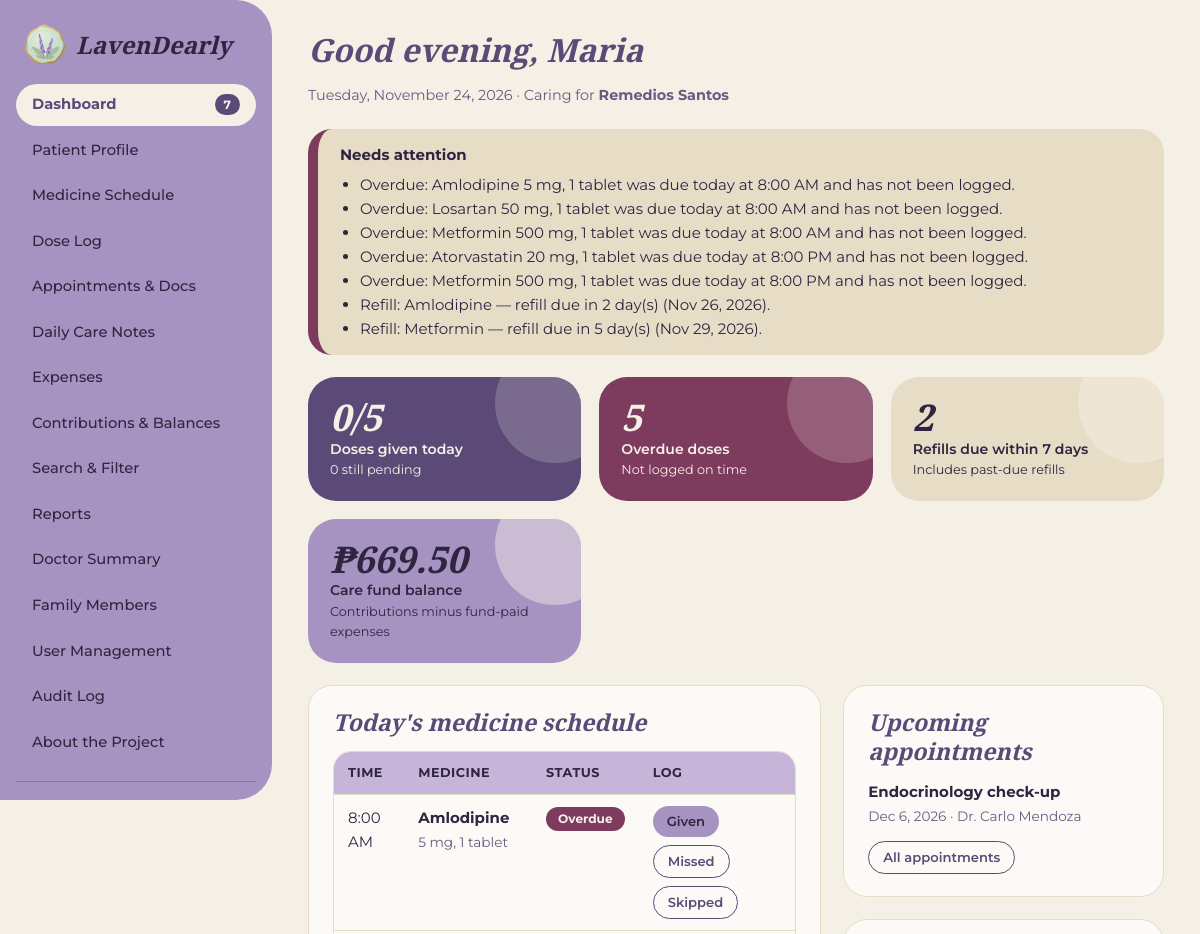
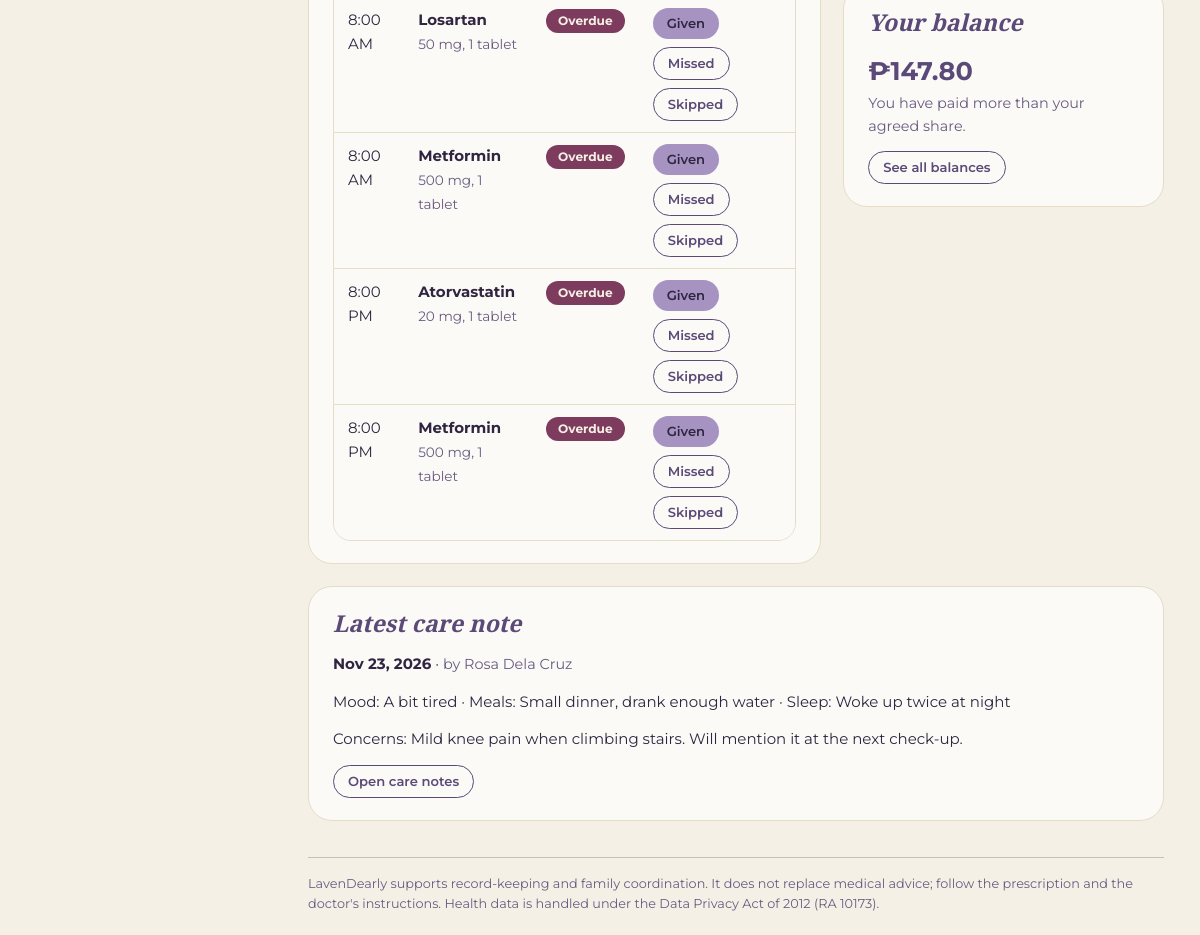
/dashboard.php (signed in), run on the app's committed database (2 pictures, top to bottom).
### tables this page shows
CREATE TABLE users (
  id            INT UNSIGNED AUTO_INCREMENT PRIMARY KEY,
  full_name     VARCHAR(100) NOT NULL,
  username      VARCHAR(40)  NOT NULL UNIQUE,
  email         VARCHAR(120) NOT NULL,
  password_hash VARCHAR(255) NOT NULL,
  role          ENUM('admin','caregiver','contributor') NOT NULL,
  relationship  VARCHAR(60)  NOT NULL DEFAULT '',
  share_percent DECIMAL(5,2) NOT NULL DEFAULT 0 CHECK (share_percent >= 0 AND share_percent <= 100),
  is_active     TINYINT(1)   NOT NULL DEFAULT 1,
  created_at    DATETIME     NOT NULL
);

CREATE TABLE patient (
  id               INT UNSIGNED PRIMARY KEY,
  full_name        VARCHAR(100) NOT NULL,
  birthdate        DATE NULL,
  allergies        TEXT NULL,
  conditions       TEXT NULL,
  primary_doctor   VARCHAR(120) NULL,
  doctor_contact   VARCHAR(120) NULL,
  emergency_contacts TEXT NULL,
  updated_at       DATETIME NULL
);

CREATE TABLE medicines (
  id              INT UNSIGNED AUTO_INCREMENT PRIMARY KEY,
  name            VARCHAR(100) NOT NULL,
  dose            VARCHAR(60)  NOT NULL,
  times_of_day    VARCHAR(100) NOT NULL,            
  start_date      DATE NOT NULL,
  refill_date     DATE NULL,
  end_date        DATE NULL,
  prescribing_doctor VARCHAR(120) NULL,
  status          ENUM('active','discontinued') NOT NULL DEFAULT 'active'
);

CREATE TABLE appointments (
  id         INT UNSIGNED AUTO_INCREMENT PRIMARY KEY,
  type       ENUM('visit','lab','prescription') NOT NULL,
  title      VARCHAR(150) NOT NULL,
  doctor     VARCHAR(120) NULL,
  appt_date  DATE NOT NULL,
  notes      TEXT NULL,
  file_path  VARCHAR(255) NULL,
  created_by INT UNSIGNED NOT NULL,
  created_at DATETIME NOT NULL,
  FOREIGN KEY (created_by) REFERENCES users(id)
);

CREATE TABLE care_notes (
  id         INT UNSIGNED AUTO_INCREMENT PRIMARY KEY,
  note_date  DATE NOT NULL,
  mood       VARCHAR(80)  NULL,
  meals      VARCHAR(255) NULL,
  sleep      VARCHAR(120) NULL,
  concerns   TEXT NULL,
  created_by INT UNSIGNED NOT NULL,
  created_at DATETIME NOT NULL,
  FOREIGN KEY (created_by) REFERENCES users(id)
);

### config/db.php (called while the page is built, shortened)
<?php
function db(): PDO
{
    static $pdo = null;
    if ($pdo === null) {
        try {
            $pdo = new PDO(
                'mysql:host=' . DB_HOST . ';dbname=' . DB_NAME . ';charset=utf8mb4',
                DB_USER,
                DB_PASS,
                [
                    PDO::ATTR_ERRMODE            => PDO::ERRMODE_EXCEPTION,
                    PDO::ATTR_DEFAULT_FETCH_MODE => PDO::FETCH_ASSOC,
                    PDO::ATTR_EMULATE_PREPARES   => false,
                ]
            );
        } catch (PDOException $ex) {
            http_response_code(500);
            exit('<h2 style="font-family:sans-serif">LavenDearly could not connect to the database.</h2>'
                . '<p style="font-family:sans-serif">Start MySQL, import <code>database/lavendearly.sql</code>, '
                . 'and check <code>config/db.php</code>.</p>');
        }
    }
    return $pdo;
}

### dashboard.php (the view, shortened to what this page needs)
<?php
require __DIR__ . '/includes/functions.php';
$me = require_login();
$pdo = db();
$today = date('Y-m-d');
$sched    = scheduled_doses($today);
$counts   = ['given' => 0, 'missed' => 0, 'skipped' => 0, 'overdue' => 0, 'pending' => 0];
foreach ($sched as $s) $counts[$s['state']]++;
$overdue  = overdue_doses(1);
$refills  = refills_due();
$st = $pdo->prepare('SELECT * FROM appointments WHERE appt_date >= ? ORDER BY appt_date, id LIMIT 5');
$st->execute([$today]);
$appts = $st->fetchAll();
$bal = balances();
$mine = null;
foreach ($bal['rows'] as $r) if ((int)$r['id'] === (int)$me['id']) $mine = $r;
$note = $pdo->query('SELECT n.*, u.full_name FROM care_notes n JOIN users u ON u.id = n.created_by ORDER BY n.note_date DESC, n.id DESC LIMIT 1')->fetch();
$patient = $pdo->query('SELECT full_name FROM patient WHERE id = 1')->fetch();
$hour = (int)date('G');
$greet = $hour < 12 ? 'Good morning' : ($hour < 18 ? 'Good afternoon' : 'Good evening');
include __DIR__ . '/includes/header.php';
?>
<div class="page-head">
  <div>
    <h1><?= $greet ?>, <?= e(explode(' ', $me['full_name'])[0]) ?></h1>
    <p class="muted"><?= date('l, F j, Y') ?> · Caring for <strong><?= e($patient['full_name'] ?? 'the patient') ?></strong></p>
  </div>
</div>
<?php if ($overdue || $refills): ?>
<div class="alert-band" role="alert">
  <strong>Needs attention</strong>
  <ul>
    <?php foreach ($overdue as $o): ?>
      <li>Overdue: <?= e($o['name']) ?> <?= e($o['dose']) ?> was due <?= $o['date'] === $today ? 'today' : fdate($o['date']) ?> at <?= ftime($o['time']) ?> and has not been logged.</li>
    <?php endforeach; ?>
    <?php foreach ($refills as $r): $left = (int)floor((strtotime($r['refill_date']) - strtotime($today)) / 86400); ?>
      <li>Refill: <?= e($r['name']) ?> —
        <?= $left < 0 ? 'refill date passed ' . abs($left) . ' day(s) ago' : ($left === 0 ? 'refill due today' : "refill due in $left day(s)") ?> (<?= fdate($r['refill_date']) ?>).</li>
    <?php endforeach; ?>
  </ul>
</div>
<?php endif; ?>
<div class="grid g4" style="margin-bottom:22px">
  <div class="stat s-plum"><div class="num"><?= $counts['given'] ?>/<?= count($sched) ?></div><div class="lbl">Doses given today</div><div class="sub"><?= $counts['pending'] ?> still pending</div></div>
  <div class="stat <?= $counts['overdue'] ? 's-berry' : 's-dusty' ?>"><div class="num"><?= count($overdue) ?></div><div class="lbl">Overdue doses</div><div class="sub">Not logged on time</div></div>
  <div class="stat s-beige"><div class="num"><?= count($refills) ?></div><div class="lbl">Refills due within <?= REFILL_WARN_DAYS ?> days</div><div class="sub">Includes past-due refills</div></div>
  <div class="stat s-dusty"><div class="num"><?= peso($bal['fund']) ?></div><div class="lbl">Care fund balance</div><div class="sub">Contributions minus fund-paid expenses</div></div>
</div>
<div class="split">
  <section class="card">
    <h2>Today's medicine schedule</h2>
    <?php if (!$sched): ?><div class="empty">No medicines are scheduled today.</div><?php else: ?>
    <div class="table-wrap"><table>
      <thead><tr><th>Time</th><th>Medicine</th><th>Status</th><?php if (can('dose.log')): ?><th>Log</th><?php endif; ?></tr></thead>
      <tbody>
      <?php foreach ($sched as $s): ?>
        <tr>
          <td><?= ftime($s['time']) ?></td>
          <td><strong><?= e($s['name']) ?></strong><br><span class="muted small"><?= e($s['dose']) ?></span></td>
          <td><?= chip($s['state']) ?>
              <?php if ($s['log']): ?><br><span class="muted small">by <?= e($s['log']['logger']) ?><?= $s['log']['actual_time'] ? ' at ' . ftime($s['log']['actual_time']) : '' ?></span><?php endif; ?></td>
          <?php if (can('dose.log')): ?>
          <td>
            <?php if (!$s['log']): ?>
            <form method="post" action="doselog.php" class="actions">
              <button class="btn btn-sm btn-dusty" name="status" value="given">Given</button>
              <button class="btn btn-sm btn-ghost" name="status" value="missed">Missed</button>
              <button class="btn btn-sm btn-ghost" name="status" value="skipped">Skipped</button>
            </form>
            <?php else: ?><span class="muted small">Logged</span><?php endif; ?>
          </td>
          <?php endif; ?>
        </tr>
      <?php endforeach; ?>
      </tbody>
    </table></div>
    <?php endif; ?>
  </section>
  <div>
    <section class="card">
      <h2>Upcoming appointments</h2>
      <?php foreach ($appts as $a): ?>
        <p><strong><?= e($a['title']) ?></strong><br><span class="muted small"><?= fdate($a['appt_date']) ?><?= $a['doctor'] ? ' · ' . e($a['doctor']) : '' ?></span></p>
      <?php endforeach; ?>
      <a class="btn btn-sm btn-ghost" href="appointments.php">All appointments</a>
    </section>
    <?php if ($mine && (float)$mine['share_percent'] > 0): ?>
    <section class="card">
      <h2>Your balance</h2>
      <p style="font-size:1.6rem;margin:0" class="<?= $mine['balance'] >= 0 ? 'pos' : 'neg' ?>"><?= peso(abs($mine['balance'])) ?></p>
      <p class="muted"><?= $mine['balance'] >= 0 ? 'You have paid more than your agreed share.' : 'Still to contribute toward your agreed share.' ?></p>
      <a class="btn btn-sm btn-ghost" href="contributions.php">See all balances</a>
    </section>
    <?php endif; ?>
  </div>
</div>
<section class="card">
  <h2>Latest care note</h2>
  <?php if ($note): ?>
    <p><strong><?= fdate($note['note_date']) ?></strong> · <span class="muted">by <?= e($note['full_name']) ?></span></p>
    <p>Mood: <?= e($note['mood'] ?: '—') ?> · Meals: <?= e($note['meals'] ?: '—') ?> · Sleep: <?= e($note['sleep'] ?: '—') ?></p>
    <?php if ($note['concerns']): ?><p>Concerns: <?= e($note['concerns']) ?></p><?php endif; ?>
    <a class="btn btn-sm btn-ghost" href="notes.php">Open care notes</a>
  <?php else: ?><p class="muted">No care notes yet.</p><?php endif; ?>
</section>
<?php include __DIR__ . '/includes/footer.php'; ?>

### includes/functions.php (shortened to what this page needs)
<?php
require_once __DIR__ . '/../config/db.php';
function e($s): string { return htmlspecialchars((string)$s, ENT_QUOTES, 'UTF-8'); }
function peso($n): string { return '₱' . number_format((float)$n, 2); }
function fdate(?string $d): string { return $d ? date('M j, Y', strtotime($d)) : '—'; }
function ftime(?string $t): string { return $t ? date('g:i A', strtotime(substr($t, 0, 5))) : '—'; }
function me(): ?array { return $GLOBALS['me'] ?? null; }
function can(string $perm): bool
{
    $u = me();
    return $u && in_array($u['role'], PERMS[$perm] ?? [], true);
}
function require_login(): array
{
    $st = db()->prepare('SELECT * FROM users WHERE id = ? AND is_active = 1');
    $st->execute([$_SESSION['uid']]);
    $u = $st->fetch();
    return $u;
}
function scheduled_doses(string $date): array
{
    $pdo = db();
    $st = $pdo->prepare("SELECT * FROM medicines
        WHERE start_date <= ? AND (status = 'active' OR (end_date IS NOT NULL AND end_date >= ?))
        ORDER BY name");
    $st->execute([$date, $date]);
    $meds = $st->fetchAll();
    $lg = $pdo->prepare('SELECT d.*, u.full_name AS logger FROM dose_log d JOIN users u ON u.id = d.logged_by WHERE d.scheduled_date = ?');
    $lg->execute([$date]);
    $logs = [];
    foreach ($lg->fetchAll() as $row) $logs[$row['medicine_id'] . '|' . substr($row['scheduled_time'], 0, 5)] = $row;
    $today = date('Y-m-d');
    $rows = [];
    foreach ($meds as $m) {
        foreach (explode(',', $m['times_of_day']) as $t) {
            $t = trim($t);
            $log = $logs[$m['id'] . '|' . $t] ?? null;
            if ($log) $state = $log['status'];
            elseif ($date > $today) $state = 'upcoming';
            elseif (strtotime("$date $t") + DOSE_GRACE_MIN * 60 < time()) $state = 'overdue';
            else $state = 'pending';
            $rows[] = ['med_id' => $m['id'], 'name' => $m['name'], 'dose' => $m['dose'], 'time' => $t,
                       'date' => $date, 'log' => $log, 'state' => $state, 'med_status' => $m['status']];
        }
    }
    usort($rows, fn($a, $b) => [$a['time'], $a['name']] <=> [$b['time'], $b['name']]);
    return $rows;
}
function overdue_doses(int $daysBack = 1): array
{
    $out = [];
    for ($i = $daysBack; $i >= 0; $i--) {
        $d = date('Y-m-d', strtotime("-$i day"));
        foreach (scheduled_doses($d) as $r) if ($r['state'] === 'overdue' && $r['med_status'] === 'active') $out[] = $r;
    }
    return $out;
}
function refills_due(int $days = REFILL_WARN_DAYS): array
{
    $st = db()->prepare("SELECT * FROM medicines WHERE status = 'active' AND refill_date IS NOT NULL AND refill_date <= ? ORDER BY refill_date");
    $st->execute([date('Y-m-d', strtotime("+$days day"))]);
    return $st->fetchAll();
}
function chip(string $state): string
{
    $labels = ['given' => 'Given', 'missed' => 'Missed', 'skipped' => 'Skipped', 'overdue' => 'Overdue',
               'pending' => 'Pending', 'upcoming' => 'Upcoming'];
    return '<span class="chip chip-' . e($state) . '">' . e($labels[$state] ?? ucfirst($state)) . '</span>';
}
function balances(): array
{
    $pdo = db();
    $total = (float)$pdo->query('SELECT COALESCE(SUM(amount),0) FROM expenses')->fetchColumn();
    $fundExp = (float)$pdo->query('SELECT COALESCE(SUM(amount),0) FROM expenses WHERE paid_by IS NULL')->fetchColumn();
    $contribTotal = (float)$pdo->query('SELECT COALESCE(SUM(amount),0) FROM contributions')->fetchColumn();
    $personal = $pdo->query('SELECT paid_by, SUM(amount) s FROM expenses WHERE paid_by IS NOT NULL GROUP BY paid_by')->fetchAll(PDO::FETCH_KEY_PAIR);
    $contrib = $pdo->query('SELECT user_id, SUM(amount) s FROM contributions GROUP BY user_id')->fetchAll(PDO::FETCH_KEY_PAIR);
    $rows = [];
    foreach ($pdo->query('SELECT id, full_name, relationship, role, share_percent, is_active FROM users ORDER BY full_name')->fetchAll() as $u) {
        $p = (float)($personal[$u['id']] ?? 0);
        $c = (float)($contrib[$u['id']] ?? 0);
        $share = $total * (float)$u['share_percent'] / 100;
        $rows[] = $u + ['share' => $share, 'personal' => $p, 'contrib' => $c, 'paid' => $p + $c, 'balance' => $p + $c - $share];
    }
    return ['total' => $total, 'fund' => $contribTotal - $fundExp, 'rows' => $rows];
}

### data on the page
users: full_name "Maria"
patient: full_name "Remedios Santos"
medicines: name "Amlodipine", dose "5 mg, 1 tablet", times_of_day "8:00 AM", refill_date "2", refill_date "Nov 26, 2026"
medicines: name "Losartan", dose "50 mg, 1 tablet", times_of_day "8:00 AM"
medicines: name "Metformin", dose "500 mg, 1 tablet", time "8:00 AM", time "8:00 PM", refill_date "5", refill_date "Nov 29, 2026"
medicines: name "Atorvastatin", dose "20 mg, 1 tablet", times_of_day "8:00 PM"
appointments: title "Endocrinology check-up", appt_date "Dec 6, 2026", doctor "Dr. Carlo Mendoza"
care_notes: note_date "Nov 23, 2026", created_by.full_name "Rosa Dela Cruz", mood "A bit tired", meals "Small dinner, drank enough water", sleep "Woke up twice at night", concerns "Mild knee pain when climbing stairs. Will mention it at the next check-up."

### other printed values
$label "Dashboard"
$label "Patient Profile"
$label "Medicine Schedule"
$label "Dose Log"
$label "Appointments & Docs"
$label "Daily Care Notes"
$label "Expenses"
$label "Contributions & Balances"
$label "Search & Filter"
$label "Reports"
$label "Doctor Summary"
$label "Family Members"
$label "User Management"
$label "Audit Log"
$label "About the Project"
